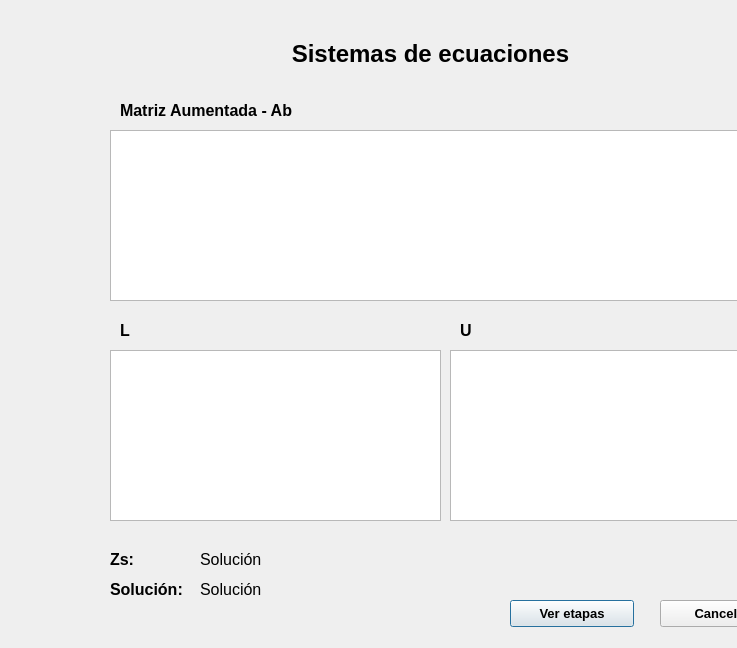
<?xml version="1.0" encoding="UTF-8"?>
<ui version="4.0">
 <class>Dialog</class>
 <widget class="QDialog" name="Dialog">
  <property name="geometry">
   <rect>
    <x>0</x>
    <y>0</y>
    <width>737</width>
    <height>648</height>
   </rect>
  </property>
  <property name="windowTitle">
   <string>Dialog</string>
  </property>
  <widget class="QLabel" name="label_7">
   <property name="geometry">
    <rect>
     <x>200</x>
     <y>580</y>
     <width>581</width>
     <height>21</height>
    </rect>
   </property>
   <property name="text">
    <string>&lt;html&gt;&lt;head/&gt;&lt;body&gt;&lt;p&gt;&lt;span style=&quot; font-size:12pt;&quot;&gt;Solución&lt;/span&gt;&lt;span style=&quot; font-size:12pt;&quot;&gt;&lt;br/&gt;&lt;/span&gt;&lt;/p&gt;&lt;/body&gt;&lt;/html&gt;</string>
   </property>
  </widget>
  <widget class="QPushButton" name="etapas">
   <property name="geometry">
    <rect>
     <x>510</x>
     <y>600</y>
     <width>124</width>
     <height>27</height>
    </rect>
   </property>
   <property name="font">
    <font>
     <pointsize>10</pointsize>
     <weight>75</weight>
     <bold>true</bold>
    </font>
   </property>
   <property name="text">
    <string>Ver etapas</string>
   </property>
  </widget>
  <widget class="QTableWidget" name="tableWidget">
   <property name="geometry">
    <rect>
     <x>110</x>
     <y>130</y>
     <width>671</width>
     <height>171</height>
    </rect>
   </property>
  </widget>
  <widget class="QTableWidget" name="tableWidget_2">
   <property name="geometry">
    <rect>
     <x>110</x>
     <y>350</y>
     <width>331</width>
     <height>171</height>
    </rect>
   </property>
  </widget>
  <widget class="QLabel" name="label_6">
   <property name="geometry">
    <rect>
     <x>110</x>
     <y>580</y>
     <width>81</width>
     <height>21</height>
    </rect>
   </property>
   <property name="text">
    <string>&lt;html&gt;&lt;head/&gt;&lt;body&gt;&lt;p&gt;&lt;span style=&quot; font-size:12pt; font-weight:600;&quot;&gt;Solución:&lt;/span&gt;&lt;span style=&quot; font-size:12pt;&quot;&gt;&lt;br/&gt;&lt;/span&gt;&lt;/p&gt;&lt;/body&gt;&lt;/html&gt;</string>
   </property>
  </widget>
  <widget class="QPushButton" name="pushButton_3">
   <property name="geometry">
    <rect>
     <x>660</x>
     <y>600</y>
     <width>124</width>
     <height>27</height>
    </rect>
   </property>
   <property name="font">
    <font>
     <pointsize>10</pointsize>
     <weight>75</weight>
     <bold>true</bold>
    </font>
   </property>
   <property name="text">
    <string>Cancelar</string>
   </property>
  </widget>
  <widget class="QLabel" name="label">
   <property name="geometry">
    <rect>
     <x>10</x>
     <y>40</y>
     <width>841</width>
     <height>29</height>
    </rect>
   </property>
   <property name="text">
    <string>&lt;html&gt;&lt;head/&gt;&lt;body&gt;&lt;p align=&quot;center&quot;&gt;&lt;span style=&quot; font-size:18pt; font-weight:600;&quot;&gt;Sistemas de ecuaciones&lt;/span&gt;&lt;/p&gt;&lt;/body&gt;&lt;/html&gt;</string>
   </property>
  </widget>
  <widget class="QLabel" name="label_4">
   <property name="geometry">
    <rect>
     <x>120</x>
     <y>100</y>
     <width>351</width>
     <height>21</height>
    </rect>
   </property>
   <property name="text">
    <string>&lt;html&gt;&lt;head/&gt;&lt;body&gt;&lt;p&gt;&lt;span style=&quot; font-size:12pt; font-weight:600;&quot;&gt;Matriz Aumentada - Ab&lt;/span&gt;&lt;/p&gt;&lt;/body&gt;&lt;/html&gt;</string>
   </property>
  </widget>
  <widget class="QLabel" name="label_5">
   <property name="geometry">
    <rect>
     <x>120</x>
     <y>320</y>
     <width>301</width>
     <height>21</height>
    </rect>
   </property>
   <property name="text">
    <string>&lt;html&gt;&lt;head/&gt;&lt;body&gt;&lt;p&gt;&lt;span style=&quot; font-size:12pt; font-weight:600;&quot;&gt;L&lt;/span&gt;&lt;/p&gt;&lt;/body&gt;&lt;/html&gt;</string>
   </property>
  </widget>
  <widget class="QTableWidget" name="tableWidget_4">
   <property name="geometry">
    <rect>
     <x>450</x>
     <y>350</y>
     <width>331</width>
     <height>171</height>
    </rect>
   </property>
  </widget>
  <widget class="QLabel" name="label_8">
   <property name="geometry">
    <rect>
     <x>460</x>
     <y>320</y>
     <width>321</width>
     <height>21</height>
    </rect>
   </property>
   <property name="text">
    <string>&lt;html&gt;&lt;head/&gt;&lt;body&gt;&lt;p&gt;&lt;span style=&quot; font-size:12pt; font-weight:600;&quot;&gt;U&lt;/span&gt;&lt;/p&gt;&lt;/body&gt;&lt;/html&gt;</string>
   </property>
  </widget>
  <widget class="QLabel" name="label_9">
   <property name="geometry">
    <rect>
     <x>200</x>
     <y>550</y>
     <width>581</width>
     <height>21</height>
    </rect>
   </property>
   <property name="text">
    <string>&lt;html&gt;&lt;head/&gt;&lt;body&gt;&lt;p&gt;&lt;span style=&quot; font-size:12pt;&quot;&gt;Solución&lt;/span&gt;&lt;span style=&quot; font-size:12pt;&quot;&gt;&lt;br/&gt;&lt;/span&gt;&lt;/p&gt;&lt;/body&gt;&lt;/html&gt;</string>
   </property>
  </widget>
  <widget class="QLabel" name="label_10">
   <property name="geometry">
    <rect>
     <x>110</x>
     <y>550</y>
     <width>81</width>
     <height>21</height>
    </rect>
   </property>
   <property name="text">
    <string>&lt;html&gt;&lt;head/&gt;&lt;body&gt;&lt;p&gt;&lt;span style=&quot; font-size:12pt; font-weight:600;&quot;&gt;Zs:&lt;/span&gt;&lt;span style=&quot; font-size:12pt;&quot;&gt;&lt;br/&gt;&lt;/span&gt;&lt;/p&gt;&lt;/body&gt;&lt;/html&gt;</string>
   </property>
  </widget>
 </widget>
 <resources/>
 <connections/>
</ui>
